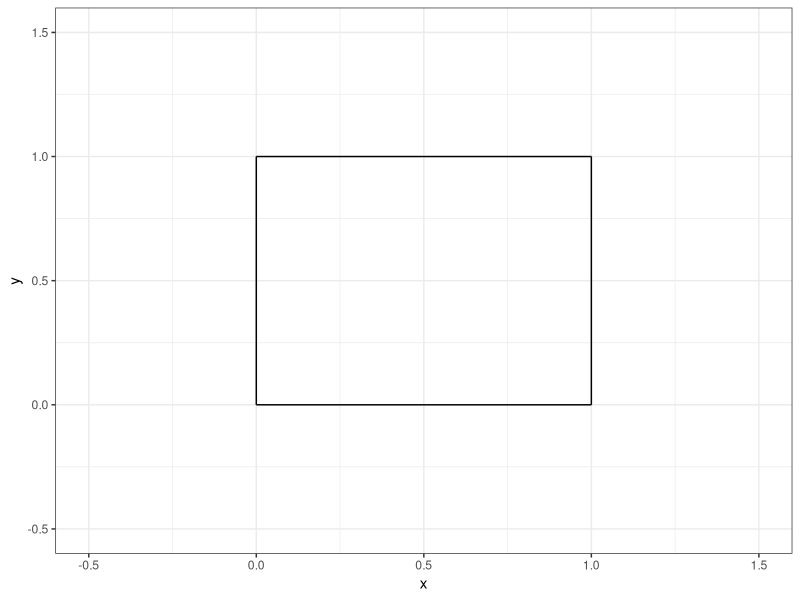
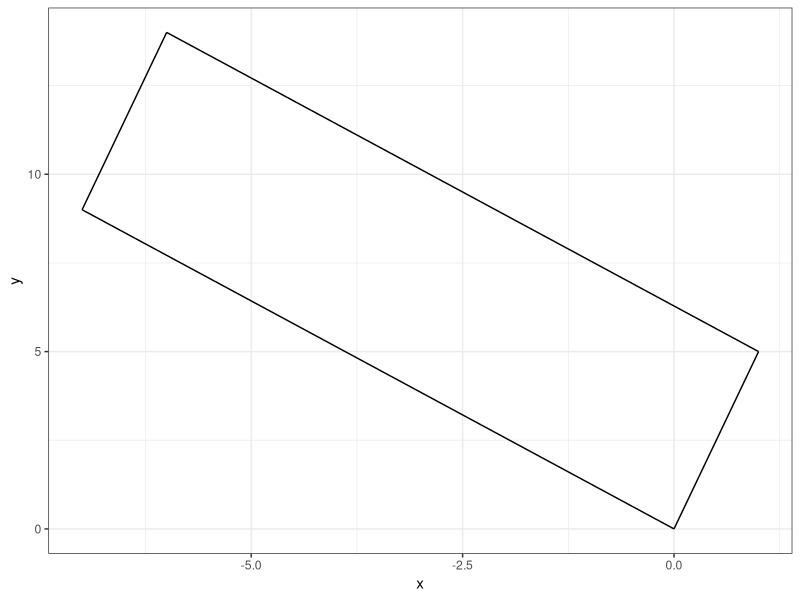
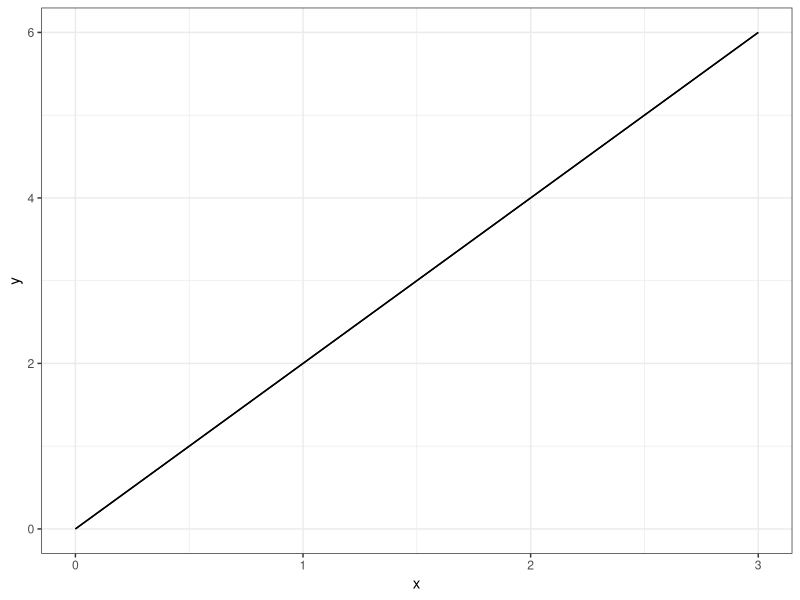
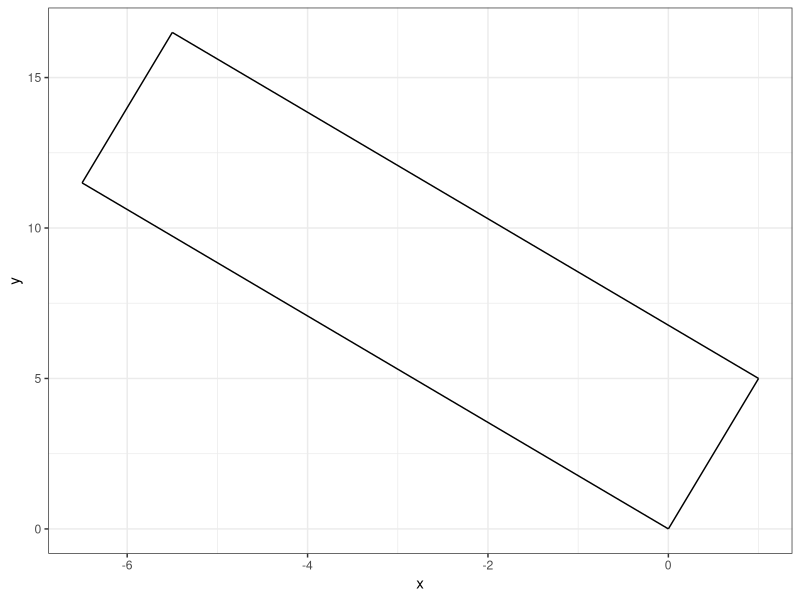
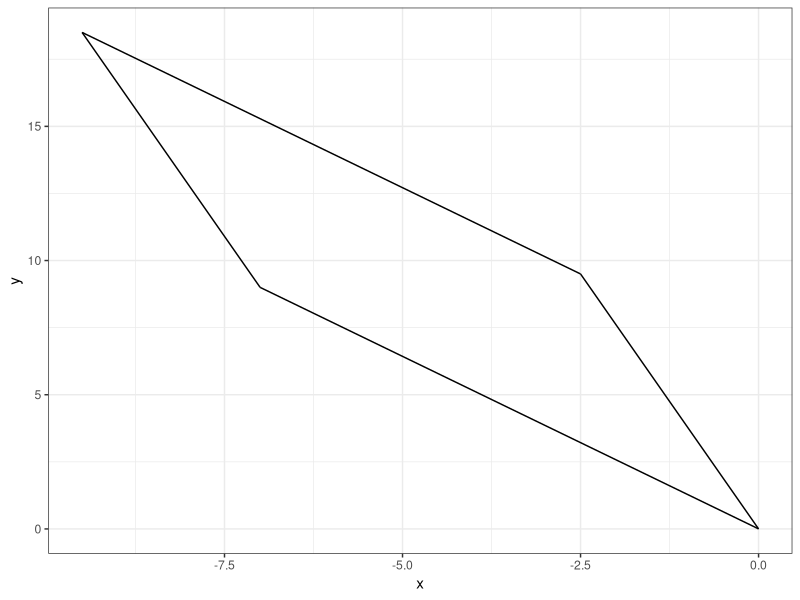
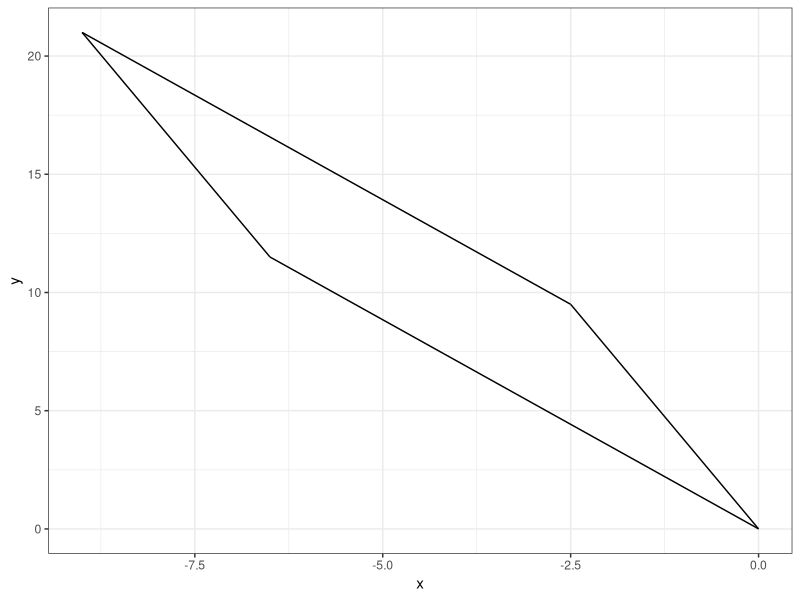
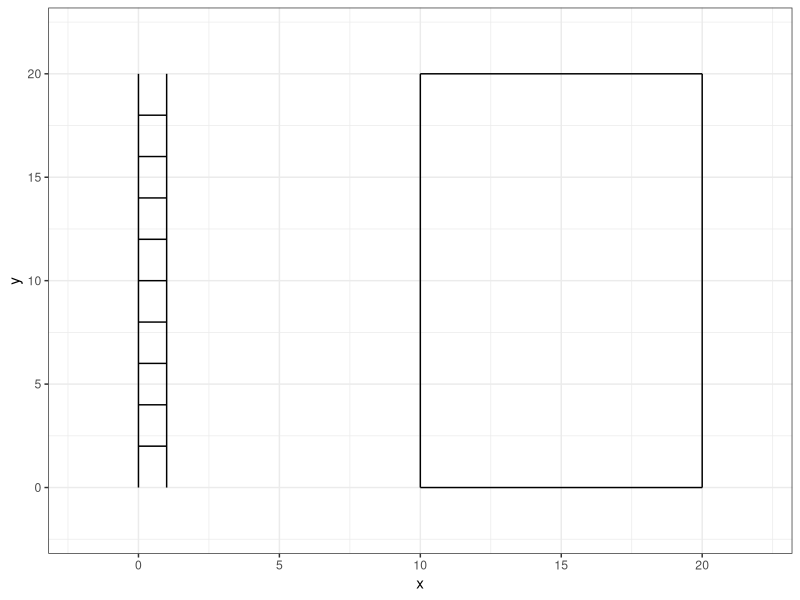
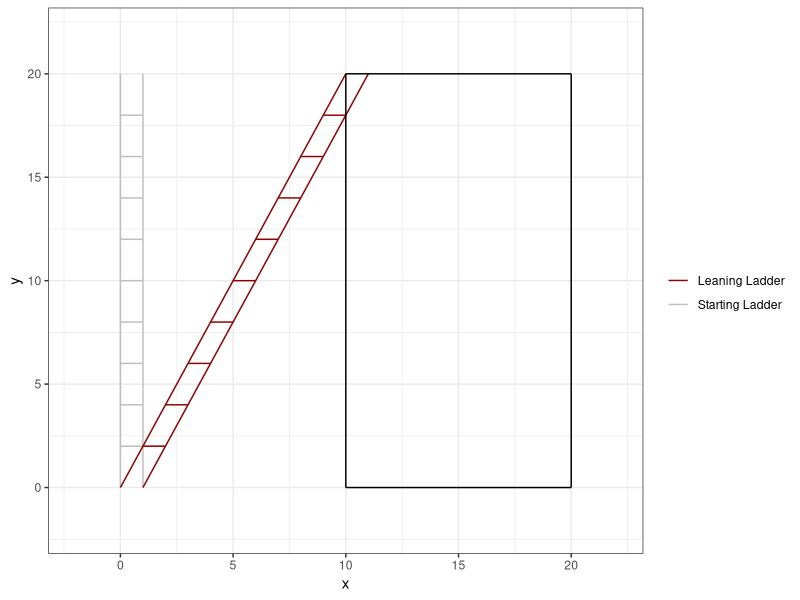

These charts were generated, in order, by the following R code:
## ---- chunk 1
#| echo: false

default_chunk_hook  <- knitr::knit_hooks$get("chunk")

latex_font_size <- c("Huge", "huge", "LARGE", "Large", 
                     "large", "normalsize", "small", 
                     "footnotesize", "scriptsize", "tiny")

knitr::knit_hooks$set(chunk = function(x, options) {
  x <- default_chunk_hook(x, options)
  if(options$size %in% latex_font_size) {
    paste0("\n \\", options$size, "\n\n", 
      x, 
      "\n\n \\normalsize"
    )
  } else {
    x
  }
})

## ---- chunk 2
#| label: load-packages
#| include: false
library(tidyverse)
## ---- chunk 3
#| label: fig-unitsquare
#| fig-cap: "The unit square."
#| fig-width: 3
#| fig-height: 3
#| scale: "80%"
#| fig-align: "center"
#| size: "scriptsize"
p0 <- c(0, 0)
p1 <- c(1, 0)
p2 <- c(1, 1)
p3 <- c(0, 1)
ggplot() +
  geom_segment(aes(x = p0[1], y = p0[2], xend = p1[1], yend = p1[2])) +
  geom_segment(aes(x = p1[1], y = p1[2], xend = p2[1], yend = p2[2])) +
  geom_segment(aes(x = p2[1], y = p2[2], xend = p3[1], yend = p3[2])) +
  geom_segment(aes(x = p3[1], y = p3[2], xend = p0[1], yend = p0[2])) +
  theme_bw() +
  xlim(-0.5, 1.5) +
  ylim(-0.5, 1.5) +
  labs(x = "x", y = "y")
## ---- chunk 4
(A = matrix(data = c(1,-7,5,9), byrow = T, nrow = 2, ncol = 2))
## ---- chunk 5
M = matrix(data = c(1,0,0,1), byrow = T, nrow = 2, ncol = 2)
(T = A %*% M)
## ---- chunk 6
(basis.vector.1 = c(1,5))
(basis.vector.2 = c(-7,9))
## ---- chunk 7
p0 = c(0,0)
p1 = basis.vector.1
p2 = basis.vector.1 + basis.vector.2
p3 = basis.vector.2
## ---- chunk 8
#| label: fig-unitstretch
#| fig-cap: "The unit square stretched."
#| fig-width: 3
#| fig-height: 3
#| scale: "80%"
#| fig-align: "center"
#| size: "scriptsize"
p0
p1
p2
p3
ggplot() +
  geom_segment(aes(x = p0[1], y = p0[2], xend = p1[1], yend = p1[2])) +
  geom_segment(aes(x = p1[1], y = p1[2], xend = p2[1], yend = p2[2])) +
  geom_segment(aes(x = p2[1], y = p2[2], xend = p3[1], yend = p3[2])) +
  geom_segment(aes(x = p3[1], y = p3[2], xend = p0[1], yend = p0[2])) +
  theme_bw() +
  # xlim(-8, 1.5) +
  # ylim(-0.5, 1.5) +
  labs(x = "x", y = "y")
## ---- chunk 9
(det(A))
## ---- chunk 10
(A = matrix(data = c(1,2,2,4), byrow = T, nrow = 2, ncol = 2))
## ---- chunk 11
M = matrix(data = c(1,0,0,1), byrow = T, nrow = 2, ncol = 2)
(T = A %*% M)
## ---- chunk 12
(basis.vector.1 = c(1,2))
(basis.vector.2 = c(2,4))
## ---- chunk 13
p0 = c(0,0)
p1 = basis.vector.1
p2 = basis.vector.1 + basis.vector.2
p3 = basis.vector.2
## ---- chunk 14
#| label: fig-unitline
#| fig-cap: "The unit square transformed into a line."
#| fig-width: 3
#| fig-height: 3
#| scale: "80%"
#| fig-align: "center"
#| size: "scriptsize"
p0
p1
p2
p3
ggplot() +
  geom_segment(aes(x = p0[1], y = p0[2], xend = p1[1], yend = p1[2])) +
  geom_segment(aes(x = p1[1], y = p1[2], xend = p2[1], yend = p2[2])) +
  geom_segment(aes(x = p2[1], y = p2[2], xend = p3[1], yend = p3[2])) +
  geom_segment(aes(x = p3[1], y = p3[2], xend = p0[1], yend = p0[2])) +
  theme_bw() +
  # xlim(-8, 1.5) +
  # ylim(-0.5, 1.5) +
  labs(x = "x", y = "y")
## ---- chunk 15
det(A)
## ---- chunk 16

# Create A

(A = matrix(data = c(1,-7,5,9), byrow = T, nrow = 2, ncol = 2))

# Create M and calculate T

M = matrix(data = c(1,0.5,0,1), byrow = T, nrow = 2, ncol = 2)
(T = A %*% M)

# Create basis vectors (generalized setup)
(basis.vector.1 = T[,1])
(basis.vector.2 = T[,2])


# Find corners from basis vectors

p0 = c(0,0)
p1 = basis.vector.1
p2 = basis.vector.1 + basis.vector.2
p3 = basis.vector.2
## ---- chunk 17
#| label: fig-unitslantvertical
#| fig-cap: "The unit square sheared vertically."
#| fig-width: 3
#| fig-height: 3
#| scale: "80%"
#| fig-align: "center"
#| size: "scriptsize"

ggplot() +
  geom_segment(aes(x = p0[1], y = p0[2], xend = p1[1], yend = p1[2])) +
  geom_segment(aes(x = p1[1], y = p1[2], xend = p2[1], yend = p2[2])) +
  geom_segment(aes(x = p2[1], y = p2[2], xend = p3[1], yend = p3[2])) +
  geom_segment(aes(x = p3[1], y = p3[2], xend = p0[1], yend = p0[2])) +
  theme_bw() +
  # xlim(-8, 1.5) +
  # ylim(-0.5, 1.5) +
  labs(x = "x", y = "y")
## ---- chunk 18
# Find area

cat("The area of the shape is",  det(A))
## ---- chunk 19

# Create A

(A = matrix(data = c(1,-7,5,9), byrow = T, nrow = 2, ncol = 2))

# Create M and calculate T

M = matrix(data = c(1,0,0.5,1), byrow = T, nrow = 2, ncol = 2)
(T = A %*% M)

# Create basis vectors (generalized setup)
(basis.vector.1 = T[,1])
(basis.vector.2 = T[,2])


# Find corners from basis vectors

p0 = c(0,0)
p1 = basis.vector.1
p2 = basis.vector.1 + basis.vector.2
p3 = basis.vector.2
## ---- chunk 20
#| label: fig-unitslanthorizontal
#| fig-cap: "The unit square sheared horizontally."
#| fig-width: 3
#| fig-height: 3
#| scale: "80%"
#| fig-align: "center"
#| size: "scriptsize"

ggplot() +
  geom_segment(aes(x = p0[1], y = p0[2], xend = p1[1], yend = p1[2])) +
  geom_segment(aes(x = p1[1], y = p1[2], xend = p2[1], yend = p2[2])) +
  geom_segment(aes(x = p2[1], y = p2[2], xend = p3[1], yend = p3[2])) +
  geom_segment(aes(x = p3[1], y = p3[2], xend = p0[1], yend = p0[2])) +
  theme_bw() +
  # xlim(-8, 1.5) +
  # ylim(-0.5, 1.5) +
  labs(x = "x", y = "y")
## ---- chunk 21
# Find area

cat("The area of the shape is",  det(A))
## ---- chunk 22

# Create A

(A = matrix(data = c(1,-7,5,9), byrow = T, nrow = 2, ncol = 2))

# Create M and calculate T

M = matrix(data = c(1,0.5,0.5,1), byrow = T, nrow = 2, ncol = 2)
(T = A %*% M)

# Create basis vectors (generalized setup)
(basis.vector.1 = T[,1])
(basis.vector.2 = T[,2])


# Find corners from basis vectors

p0 = c(0,0)
p1 = basis.vector.1
p2 = basis.vector.1 + basis.vector.2
p3 = basis.vector.2
## ---- chunk 23
#| label: fig-unitslantboth
#| fig-cap: "The unit square sheared both horizontally and vertically."
#| fig-width: 3
#| fig-height: 3
#| scale: "80%"
#| fig-align: "center"
#| size: "scriptsize"

ggplot() +
  geom_segment(aes(x = p0[1], y = p0[2], xend = p1[1], yend = p1[2])) +
  geom_segment(aes(x = p1[1], y = p1[2], xend = p2[1], yend = p2[2])) +
  geom_segment(aes(x = p2[1], y = p2[2], xend = p3[1], yend = p3[2])) +
  geom_segment(aes(x = p3[1], y = p3[2], xend = p0[1], yend = p0[2])) +
  theme_bw() +
  # xlim(-8, 1.5) +
  # ylim(-0.5, 1.5) +
  labs(x = "x", y = "y")
## ---- chunk 24
# Find area

cat("The area of the shape is",  det(A))
## ---- chunk 25
# Create column vectors

x = c(0,0,1,1,0,1,0,1,0,1,0,1,0,1,0,1,0,1,0,1,0,1)
y = c(0,20,0,20,2,2,4,4,6,6,8,8,10,10,12,12,14,14,16,16,18,18)
group = rep(c(1,2,3,4,5,6,7,8,9,10,11), each = 2)

# Create data frame

(ladder = data.frame(x,y,group))
## ---- chunk 26
#| label: fig-ladder
#| fig-cap: "A ladder."
#| fig-width: 3
#| fig-height: 3
#| scale: "80%"
#| fig-align: "center"
#| size: "scriptsize"
ggplot() +
  geom_path(data = ladder, 
              aes(x = x, y = y, group = group)) +
                  geom_segment(aes(x = 10, xend = 10,
                   y=0, yend = 20))+
  geom_segment(aes(x = 10, xend = 20,
                   y=20, yend = 20))+
  geom_segment(aes(x = 20, xend = 20,
                   y=0, yend = 20))+
  geom_segment(aes(x = 10, xend = 20,
                   y=0, yend = 0)) +
  theme_bw() +
  xlim(-2,22) +
  ylim(-2,22)
## ---- chunk 27
A = as.matrix(ladder[,c("x","y")])
M = matrix(data = c(1,0,0.5,1), byrow = T, nrow = 2, ncol = 2)
T = A %*% M
head(T)
## ---- chunk 28
x = T[,1]
y = T[,2]
leaning.ladder = data.frame(x,y,group)
head(leaning.ladder)
## ---- chunk 29
#| label: fig-ladder2
#| fig-cap: "A ladder and a leaning ladder."
#| fig-width: 3
#| fig-height: 3
#| scale: "80%"
#| fig-align: "center"
#| size: "scriptsize"
ggplot() +
  geom_path(data = ladder, 
              aes(x = x, y = y, group = group, color = "Starting Ladder")) +
  geom_path(data = leaning.ladder, 
              aes(x = x, y = y, group = group, color = "Leaning Ladder")) +
  geom_segment(aes(x = 10, xend = 10,
                   y=0, yend = 20))+
  geom_segment(aes(x = 10, xend = 20,
                   y=20, yend = 20))+
  geom_segment(aes(x = 20, xend = 20,
                   y=0, yend = 20))+
  geom_segment(aes(x = 10, xend = 20,
                   y=0, yend = 0)) +
  theme_bw() +
  xlim(-2,22) +
  ylim(-2,22) +
  scale_color_manual("", values=c("darkred", "grey"))
